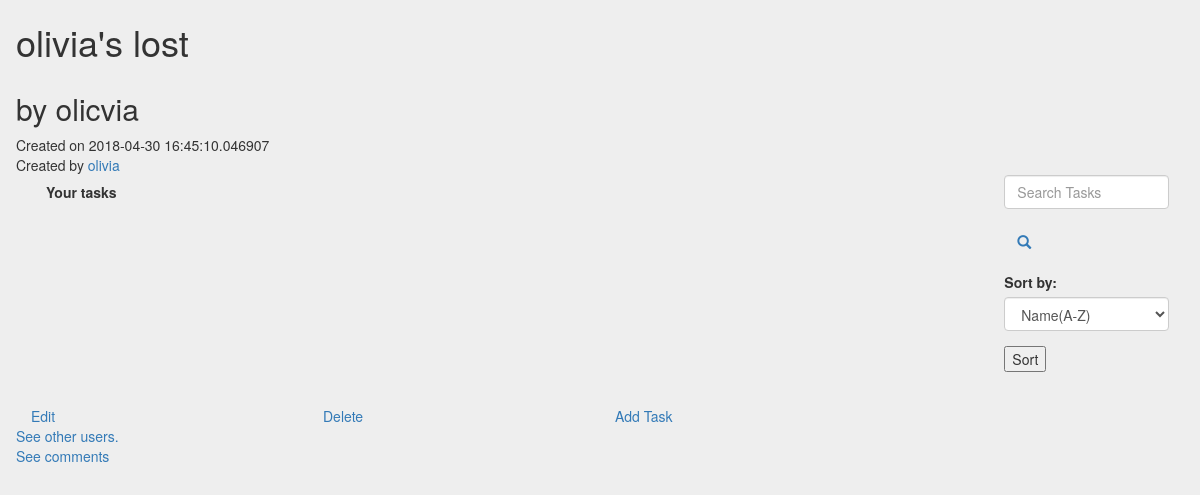
Before: /olivia/list/3 (signed in) with the older database file.
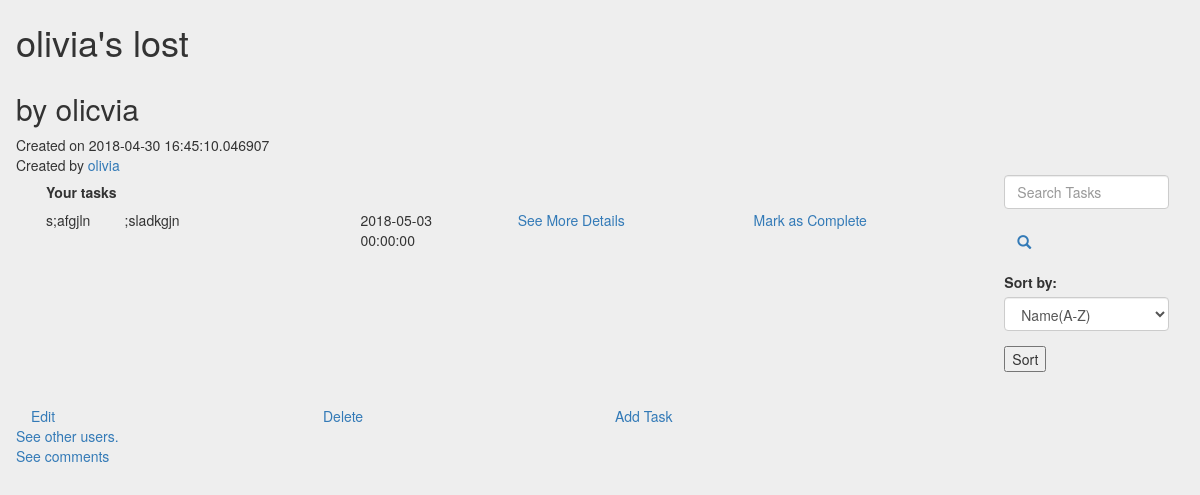
After: the same page with the newer database file.
### models.py (models this page shows, shortened)
class Task(db.Model):
    __tablename__ = 'task-table'
    id = db.Column('task_id', db.Integer, primary_key=True, autoincrement=True)
    create_time = db.Column('create_time', db.DateTime,
                            default=datetime.utcnow)
    start_time = db.Column('start_time', db.DateTime)
    end_time = db.Column('end_time', db.DateTime)
    deadline = db.Column('deadline', db.DateTime, nullable=False)
    user_id = db.Column('user_id', db.Integer, db.ForeignKey(
        'user', ondelete='CASCADE'), nullable=False)
    name = db.Column('name', db.String(100), nullable=False)
    description = db.Column('description', db.String(200))
    status = db.Column('status', db.Enum(
        *['Pending', 'Ongoing', 'Completed']), nullable=False, default='Pending')
    priority = db.Column('priority', db.Boolean, nullable=False, default=False)
    relpriority =  db.Column('relpriority', db.Integer)
    incentive = db.Column('incentive', db.String(200))
    consequences = db.Column('consequences', db.String(200))
    list_id = db.Column('list_id', db.Integer, db.ForeignKey('list.list_id', ondelete='CASCADE'), nullable=False)
    dependent = db.relationship(
    'Task', secondary=dependent_tasks,
    primaryjoin=(dependent_tasks.c.task_id == id),
    secondaryjoin=(dependent_tasks.c.dependent_id == id),
    backref=db.backref('dependent_tasks', lazy='dynamic'), lazy='dynamic')

### api/lists.py (the view, shortened to what this page needs)
@list_blueprint.route('/<user_name>/list/<list_id>',methods=['POST','GET'])
@login_required
def show_list(user_name,list_id):
    sort_form=SortForm()
    userid=User.query.filter(User.username==user_name).first().id
    current_list = List.query.get(list_id)
    is_owner = False
    creater = User.query.get(current_list.user_id)
    if current_list.user_id == userid:
        is_owner = True
    tasks = Task.query.filter(Task.list_id==list_id).order_by(Task.relpriority)
    return render_template('show_list.html',sort_form=sort_form,creater=creater,is_owner = is_owner,user=current_user,list=List.query.get(list_id), list_id=list_id,tasks=tasks)

### api/lists.py
class SortForm(FlaskForm):
    criteria = SelectField('Sort by:', choices=[('Deadline(near)','Deadline(near)'),('Deadline(far)','Deadline(far)'),('Name(A-Z)','Name(A-Z)'),('Name(Z-A)','Name(Z-A)')])

### app.py (called while the page is built)
@login_manager.user_loader
def load_user(user_id):
    return User.query.get(int(user_id))

### models.py (called while the page is built)
@event.listens_for(engine.Engine, 'connect')
def __set_sqlite_pragma(db_conn, conn_record):
    cursor = db_conn.cursor()
    cursor.execute('PRAGMA foreign_keys=ON;')
    cursor.close()

### templates/show_list.html (shortened to what this page needs)
{% extends 'base.html' %}
{% block content %}
<div class="row"><h1>{{list.name}}</h1></div>
<div class="row"><h2>{{list.description}}</h2></div>
<div class="row">Created on {{list.create_time}}</div>
<div class="row">Created by <a href="/{{user.username}}/friend_profile/{{creater.username}}">{{creater.name}}</a></div>
<div>
    <div class="row">
        <div class="col-sm-10">
    <div class="container-fluid"><h5><b>Your tasks</b></h5></div>
    <div class="container-fluid">
        {% if tasks %}
        {% for task in tasks %}
        <div class="row">
            <div class="col-sm-1">{{task.name}}</div>
            <div class="col-sm-3">{{task.description}}</div>
            <div class="col-sm-2">{{task.deadline}}</div>
            <div class="col-sm-3"><a href="/{{user.username}}/list/{{list.id}}/task/{{task.id}}">See More Details</a></div>
            {% if task.status != 'Completed' %}
            <div class="col-sm-3"><a href="/{{user.username}}/list/{{list.id}}/task/mark_complete={{task.id}}">Mark as Complete</a></div>
            {% else %}
            <div class="col-sm-3">Completed</div>
            {% endif %}
        </div>
    {% endfor %}
    {% endif %}
    </div>
</div>
<div class="col-sm-2">
    <form class="" action="/{{user.username}}/list/{{list.id}}">
      <div class="form-group">
        <input type="text" class="form-control" placeholder="Search Tasks" name="query" id="query">
      </div>
      <button type="submit" class="btn btn-link glyphicon glyphicon-search">  </button>
    </form>
    <form class="" action="/{{user.username}}/list/{{list.id}}" method="POST">
            {% from "_formhelpers.html" import render_field %}
            <div class="form-group">{{render_field(sort_form.criteria, class_="form-control")}}</div>
            <input type="submit" value="Sort">
        </form>
    </div>
</div>
<br>
<div class="row">
    <div class="col-sm-3"><a href="/{{user.username}}/list/{{list.id}}/list_update">Edit</a></div>
    {% if is_owner %}
    <div class="col-sm-3"><a href="/{{user.username}}/list/{{list.id}}/delete">Delete</a></div>
    {% endif %}
    <div class="col-sm-3"><a href="/{{user.username}}/list/{{list.id}}/newtask">Add Task</a></div>
</div>
<div class="row">
    <a href="/{{user.username}}/list/{{list.id}}/see_shared">See other users.</a>
</div>
<div class="row">
    <a href="/{{user.username}}/list/{{list.id}}/comments">See comments</a>
</div>
{% endblock %}

Changed rows visible on the page:
added Task: name "s;afgjln", description ";sladkgjn", deadline "2018-05-03 00:00:00"
